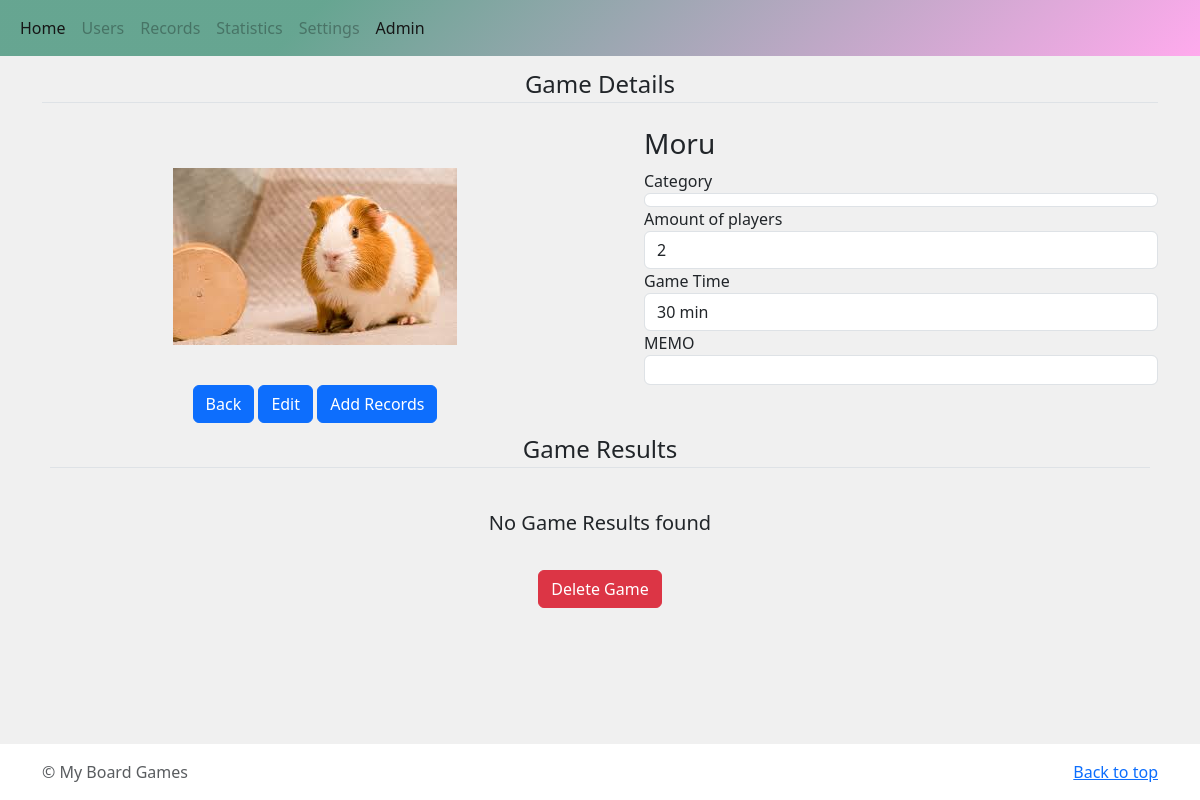
/18, run on the app's committed database.
### cms/models.py (models this page shows)
class Game(models.Model):
    image = models.ImageField(upload_to='images', null=True, blank=True)
    title = models.CharField(max_length=150)
    player = models.CharField(max_length=50)
    time = models.CharField(max_length=50)
    memo = models.TextField(blank=True)
    created_datetime = models.DateTimeField(auto_now_add=True)
    updated_datetime = models.DateTimeField(auto_now=True)
    def __str__(self):
        return self.title

### cms/views.py (the view)
# urls.py: path('<int:game_id>', views.detail, name='detail'),
def detail(request, game_id,):
    game = get_object_or_404(Game, id=game_id)
    histories = History.objects.filter(game=game_id)
    results = Result.objects.filter(history__game=game_id).order_by('-score')
    initial_data = {'game': game}
    record_form = HistoryForm(initial=initial_data)
    record_formset = RecordFormset()
    game_form = GameForm(instance=game)
    context = {
        'game': game,
        'histories': histories,
        'results': results,
        'record_form': record_form,
        'record_formset': record_formset,
        'game_form': game_form,
    }
    return render(request, 'cms/detail.html', context)

### cms/models.py (called while the page is built)
    def __str__(self):
        return self.name

### cms/templates/cms/detail.html (shortened to what this page needs)
{% extends 'cms/base.html' %}
{% block content %}
<div class="container">
    <legend class="border-bottom mb-4 text-center">Game Details</legend>
    <div class="row row-cols-1 row-cols-xs-1 row-cols-sm-1 row-cols-md-2 cols-lg-2 cols-xl-2 cols-xxl-2">
        <div class="col">
            <div class="row">
                <div class="col col-12">
                {% if game.image %}
                    <img class="boardgame-detail-image img-fluid" src="{{ game.image.url }}" alt="plant image">
                {% else %}
                    <img class="boardgame-detail-image img-fluid" src="http://placehold.it/360x150" alt="game image">
                {% endif %}
                </div>
                <div class="col align-items-end" >
                    <div class="text-center">
                        <a href="{% url 'cms:index' %}" class="btn btn-primary">Back</a>
                        <button class="btn btn-primary" data-bs-toggle="modal" data-bs-target="#modalGame">Edit</button>
                        <button class="btn btn-primary" data-bs-toggle="modal" data-bs-target="#modalRecord">Add Records</button>
                    </div>
                </div>
            </div>
        </div>
        <div class="col">
            <ul>
                <div id="" data-name='{{ game }}'><h3>{{ game }}</h3></div>
                <label for="game-category">Category</label><span class="form-control" id="game-category">{{ game.category }}</span>
                <label for="game-player">Amount of players</label><span class="form-control" id="game-player">{{ game.player }}</span>
                <label for="game-time">Game Time</label><span class="form-control" id="game-time">{{ game.time }}</span>
                <label for="game-memo">MEMO</label><span class="form-control" id="game-memo">{{ game.memo | linebreaks | urlize }}</span>
            </ul>
        </div>
    </div>
    <div class="row p-2">
        <div class="col">
            <legend class="border-bottom mb-4 text-center">Game Results</legend>
        </div>
    </div>
    {% if histories %}
        {% for history in histories %}
        <div class="accordion" id="accordionGameHistory{{ history.id }}">
            <div class="accordion-item">
                <h2 class="accordion-header">
                    <button class="accordion-button" type="button" data-bs-toggle="collapse" data-bs-target="#collapse{{ history.id }}" aria-expanded="false" aria-controls="collapse{{ history.id }}">
                        Game ID {{ history.id }}, played on {{ history.date }} ({{ history.duaration }} Min)
                    </button>
                </h2>
                <div id="collapse{{ history.id }}" class="accordion-collapse collapse" data-bs-parent="#accordionGameHistory{{ history.id }}">
                    <div class="accordion-body">
                        <table class="table table-sm table-hover">
                            <thead>
                                <tr>
                                    <th scope="col">Name</th>
                                    <th scope="col">Score</th>
                                    <th scope="col">Winner</th>
                                </tr>
                            </thead>
                            <tbody>
                                {% for result in results %}
                                     {% if result.history_id == history.id %}
                                        <tr>
                                            <td>{{ result.player.name }}</td>
                                            <td>{{ result.score }}</td>
                                            <td>
                                                {% if result.winner == True %}
                                                    {% if result.player.name == "Mag" %}
                                                        <i class="fas fa-trophy" style="color: #d828cf;"></i>
                                                    {% elif result.player.name == "Hurrikan" %}
                                                        <i class="fas fa-otter" style="color: #2f882f;"></i>
                                                    {% elif result.player.name == "Giusy" or result.player.name == "Gizmo" %}
                                                        <i class="fas fa-cat" style="color: #2f882f;"></i>
                                                    {% else %}
                                                        <i class="fas fa-trophy"></i>
                                                    {% endif %}
                                                {% else %}
                                                    <i class="fa-sharp fa-solid fa-x" style="color: #ff2d32;"></i>
                                                {% endif %}
                                            </td>
                                        </tr>
                                     {% endif %}
                                {% endfor %}
                            </tbody>
                        </table>
                    </div>
                </div>
            </div>
        </div>
        {% endfor %}
    {% else %}
    <div class="row p-2">
        <div class="col text-center">
            <p class="lead">
                No Game Results found
            </p>
        </div>
    </div>
    {% endif %}
    <div class="row p-2">
        <div class="col">
            <div class="text-center">
                <button class="btn btn-danger" data-bs-toggle="modal" data-bs-target="#deleteGame">Delete Game</button>
            </div>
        </div>
    </div>
</div>
{% endblock %}

### cms/static/cms/css/style.css (style rules this page uses)
body { background-color: #e2e1d9; overflow: auto; display: flex; min-height: 100vh; flex-direction: column; }
.boardgame-detail-image { display: block; margin: 20px auto; height: 350px; width: 350px; object-fit: scale-down; }

### data on the page
Game: image (picture), title "Moru", player "2", time "30 min"
